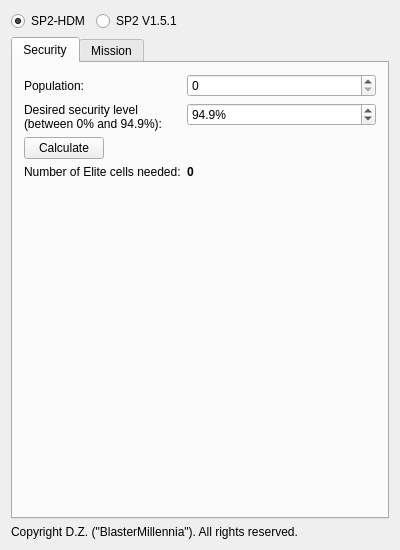
<?xml version="1.0" encoding="UTF-8"?>
<ui version="4.0">
 <class>MainWindow</class>
 <widget class="QMainWindow" name="MainWindow">
  <property name="geometry">
   <rect>
    <x>0</x>
    <y>0</y>
    <width>400</width>
    <height>550</height>
   </rect>
  </property>
  <property name="minimumSize">
   <size>
    <width>400</width>
    <height>550</height>
   </size>
  </property>
  <property name="windowTitle">
   <string>SuperPower 2 Covert Planning Tool 2</string>
  </property>
  <widget class="QWidget" name="centralWidget">
   <layout class="QFormLayout" name="formLayout_2">
    <property name="fieldGrowthPolicy">
     <enum>QFormLayout::AllNonFixedFieldsGrow</enum>
    </property>
    <item row="0" column="0">
     <widget class="QRadioButton" name="sp2hdmRadioButton">
      <property name="minimumSize">
       <size>
        <width>67</width>
        <height>0</height>
       </size>
      </property>
      <property name="text">
       <string>SP2-HDM</string>
      </property>
      <property name="checked">
       <bool>true</bool>
      </property>
     </widget>
    </item>
    <item row="0" column="1">
     <widget class="QRadioButton" name="sp2RadioButton">
      <property name="text">
       <string>SP2 V1.5.1</string>
      </property>
      <property name="checked">
       <bool>false</bool>
      </property>
     </widget>
    </item>
    <item row="3" column="0" colspan="2">
     <widget class="QLabel" name="label_15">
      <property name="text">
       <string>Copyright D.Z. (&quot;BlasterMillennia&quot;). All rights reserved.</string>
      </property>
     </widget>
    </item>
    <item row="2" column="0" colspan="2">
     <widget class="QTabWidget" name="tabWidget">
      <property name="currentIndex">
       <number>0</number>
      </property>
      <widget class="QWidget" name="securityTab">
       <attribute name="title">
        <string>Security</string>
       </attribute>
       <layout class="QFormLayout" name="formLayout">
        <property name="fieldGrowthPolicy">
         <enum>QFormLayout::AllNonFixedFieldsGrow</enum>
        </property>
        <item row="1" column="0">
         <widget class="QLabel" name="label">
          <property name="text">
           <string>Population:</string>
          </property>
         </widget>
        </item>
        <item row="1" column="1">
         <widget class="QDoubleSpinBox" name="populationSpinBox">
          <property name="decimals">
           <number>0</number>
          </property>
          <property name="maximum">
           <double>9223372036854775808.000000000000000</double>
          </property>
         </widget>
        </item>
        <item row="2" column="1">
         <widget class="QDoubleSpinBox" name="securityLevelSpinBox">
          <property name="wrapping">
           <bool>true</bool>
          </property>
          <property name="suffix">
           <string>%</string>
          </property>
          <property name="decimals">
           <number>1</number>
          </property>
          <property name="minimum">
           <double>0.100000000000000</double>
          </property>
          <property name="maximum">
           <double>94.900000000000006</double>
          </property>
          <property name="singleStep">
           <double>0.100000000000000</double>
          </property>
          <property name="value">
           <double>94.900000000000006</double>
          </property>
         </widget>
        </item>
        <item row="3" column="0">
         <widget class="QPushButton" name="calculateCellsButton">
          <property name="text">
           <string>Calculate</string>
          </property>
         </widget>
        </item>
        <item row="4" column="0">
         <widget class="QLabel" name="label_2">
          <property name="text">
           <string>Number of Elite cells needed:</string>
          </property>
         </widget>
        </item>
        <item row="2" column="0">
         <widget class="QLabel" name="label_3">
          <property name="text">
           <string>Desired security level (between 0% and 94.9%):</string>
          </property>
          <property name="wordWrap">
           <bool>true</bool>
          </property>
         </widget>
        </item>
        <item row="4" column="1">
         <widget class="QLabel" name="eliteCellsNeededLabel">
          <property name="font">
           <font>
            <weight>75</weight>
            <bold>true</bold>
           </font>
          </property>
          <property name="text">
           <string>0</string>
          </property>
         </widget>
        </item>
       </layout>
      </widget>
      <widget class="QWidget" name="missionTab">
       <attribute name="title">
        <string>Mission</string>
       </attribute>
       <layout class="QFormLayout" name="formLayout_3">
        <property name="fieldGrowthPolicy">
         <enum>QFormLayout::AllNonFixedFieldsGrow</enum>
        </property>
        <item row="0" column="0">
         <widget class="QCheckBox" name="targetingSelfCheckBox">
          <property name="text">
           <string>Targeting self</string>
          </property>
         </widget>
        </item>
        <item row="1" column="0">
         <widget class="QLabel" name="label_6">
          <property name="text">
           <string>Executing cell's training level:</string>
          </property>
         </widget>
        </item>
        <item row="1" column="1">
         <widget class="QComboBox" name="cellTrainingLevelComboBox"/>
        </item>
        <item row="2" column="0" colspan="2">
         <widget class="QGroupBox" name="otherCellsInTargetGroupBox">
          <property name="minimumSize">
           <size>
            <width>0</width>
            <height>80</height>
           </size>
          </property>
          <property name="title">
           <string>Other active cells in target country</string>
          </property>
          <layout class="QGridLayout" name="gridLayout">
           <item row="0" column="0">
            <widget class="QLabel" name="label_7">
             <property name="text">
              <string>Recruit</string>
             </property>
            </widget>
           </item>
           <item row="0" column="1">
            <widget class="QLabel" name="label_8">
             <property name="text">
              <string>Regular</string>
             </property>
            </widget>
           </item>
           <item row="0" column="2">
            <widget class="QLabel" name="label_9">
             <property name="text">
              <string>Veteran</string>
             </property>
            </widget>
           </item>
           <item row="0" column="3">
            <widget class="QLabel" name="label_10">
             <property name="text">
              <string>Elite</string>
             </property>
            </widget>
           </item>
           <item row="1" column="0">
            <widget class="QSpinBox" name="recruitSpinBox">
             <property name="maximum">
              <number>1000000</number>
             </property>
            </widget>
           </item>
           <item row="1" column="1">
            <widget class="QSpinBox" name="regularSpinBox">
             <property name="maximum">
              <number>1000000</number>
             </property>
            </widget>
           </item>
           <item row="1" column="2">
            <widget class="QSpinBox" name="veteranSpinBox">
             <property name="maximum">
              <number>1000000</number>
             </property>
            </widget>
           </item>
           <item row="1" column="3">
            <widget class="QSpinBox" name="eliteSpinBox">
             <property name="maximum">
              <number>1000000</number>
             </property>
            </widget>
           </item>
          </layout>
         </widget>
        </item>
        <item row="3" column="0" colspan="2">
         <widget class="QGroupBox" name="missionDetailsGroupBox">
          <property name="minimumSize">
           <size>
            <width>0</width>
            <height>130</height>
           </size>
          </property>
          <property name="title">
           <string>Mission details</string>
          </property>
          <layout class="QFormLayout" name="formLayout_4">
           <item row="0" column="0">
            <widget class="QLabel" name="label_4">
             <property name="text">
              <string>Mission type:</string>
             </property>
            </widget>
           </item>
           <item row="0" column="1">
            <widget class="QComboBox" name="missionTypeComboBox"/>
           </item>
           <item row="1" column="0">
            <widget class="QLabel" name="label_14">
             <property name="text">
              <string>Mission complexity:</string>
             </property>
            </widget>
           </item>
           <item row="1" column="1">
            <widget class="QComboBox" name="missionComplexityComboBox"/>
           </item>
           <item row="2" column="0">
            <widget class="QCheckBox" name="specificSectorCheckBox">
             <property name="text">
              <string>Targeting specific sector</string>
             </property>
            </widget>
           </item>
           <item row="3" column="0">
            <widget class="QLabel" name="label_5">
             <property name="text">
              <string>Target stability:</string>
             </property>
            </widget>
           </item>
           <item row="3" column="1">
            <widget class="QDoubleSpinBox" name="targetStabilitySpinBox">
             <property name="enabled">
              <bool>false</bool>
             </property>
             <property name="wrapping">
              <bool>true</bool>
             </property>
             <property name="suffix">
              <string>%</string>
             </property>
             <property name="decimals">
              <number>1</number>
             </property>
             <property name="singleStep">
              <double>0.100000000000000</double>
             </property>
            </widget>
           </item>
          </layout>
         </widget>
        </item>
        <item row="4" column="0">
         <widget class="QCheckBox" name="framingCheckBox">
          <property name="text">
           <string>Framing someone else</string>
          </property>
         </widget>
        </item>
        <item row="5" column="0">
         <widget class="QPushButton" name="calculateSuccessButton">
          <property name="text">
           <string>Calculate</string>
          </property>
         </widget>
        </item>
        <item row="6" column="0">
         <widget class="QLabel" name="label_11">
          <property name="text">
           <string>Mission success rate range, depending on target's security:</string>
          </property>
          <property name="wordWrap">
           <bool>true</bool>
          </property>
         </widget>
        </item>
        <item row="7" column="0">
         <widget class="QLabel" name="label_16">
          <property name="text">
           <string>Chance of assassinating a random enemy cell:</string>
          </property>
         </widget>
        </item>
        <item row="7" column="1">
         <widget class="QLabel" name="assassinationChanceLabel">
          <property name="font">
           <font>
            <weight>75</weight>
            <bold>true</bold>
           </font>
          </property>
          <property name="text">
           <string>0%</string>
          </property>
         </widget>
        </item>
        <item row="8" column="0">
         <widget class="QLabel" name="label_12">
          <property name="text">
           <string>If success, maximum probability of target discovering perpetrator, even if self-targeting:</string>
          </property>
          <property name="wordWrap">
           <bool>true</bool>
          </property>
         </widget>
        </item>
        <item row="8" column="1">
         <widget class="QLabel" name="perpetratorDiscoveredLabel">
          <property name="font">
           <font>
            <weight>75</weight>
            <bold>true</bold>
           </font>
          </property>
          <property name="text">
           <string>0%</string>
          </property>
         </widget>
        </item>
        <item row="9" column="0" colspan="2">
         <widget class="QLabel" name="label_13">
          <property name="text">
           <string>&lt;html&gt;&lt;head/&gt;&lt;body&gt;&lt;p&gt;If failure, the probability of capture is always &lt;span style=&quot; font-weight:600;&quot;&gt;33%&lt;/span&gt;, even if self-targeting.&lt;/p&gt;&lt;/body&gt;&lt;/html&gt;</string>
          </property>
          <property name="wordWrap">
           <bool>true</bool>
          </property>
         </widget>
        </item>
        <item row="6" column="1">
         <widget class="QLabel" name="successRateRangeLabel">
          <property name="font">
           <font>
            <weight>75</weight>
            <bold>true</bold>
           </font>
          </property>
          <property name="text">
           <string>0% to 0%</string>
          </property>
         </widget>
        </item>
       </layout>
      </widget>
     </widget>
    </item>
   </layout>
  </widget>
 </widget>
 <layoutdefault spacing="6" margin="11"/>
 <resources/>
 <connections/>
 <designerdata>
  <property name="gridDeltaX">
   <number>10</number>
  </property>
  <property name="gridDeltaY">
   <number>10</number>
  </property>
  <property name="gridSnapX">
   <bool>true</bool>
  </property>
  <property name="gridSnapY">
   <bool>true</bool>
  </property>
  <property name="gridVisible">
   <bool>true</bool>
  </property>
 </designerdata>
</ui>
